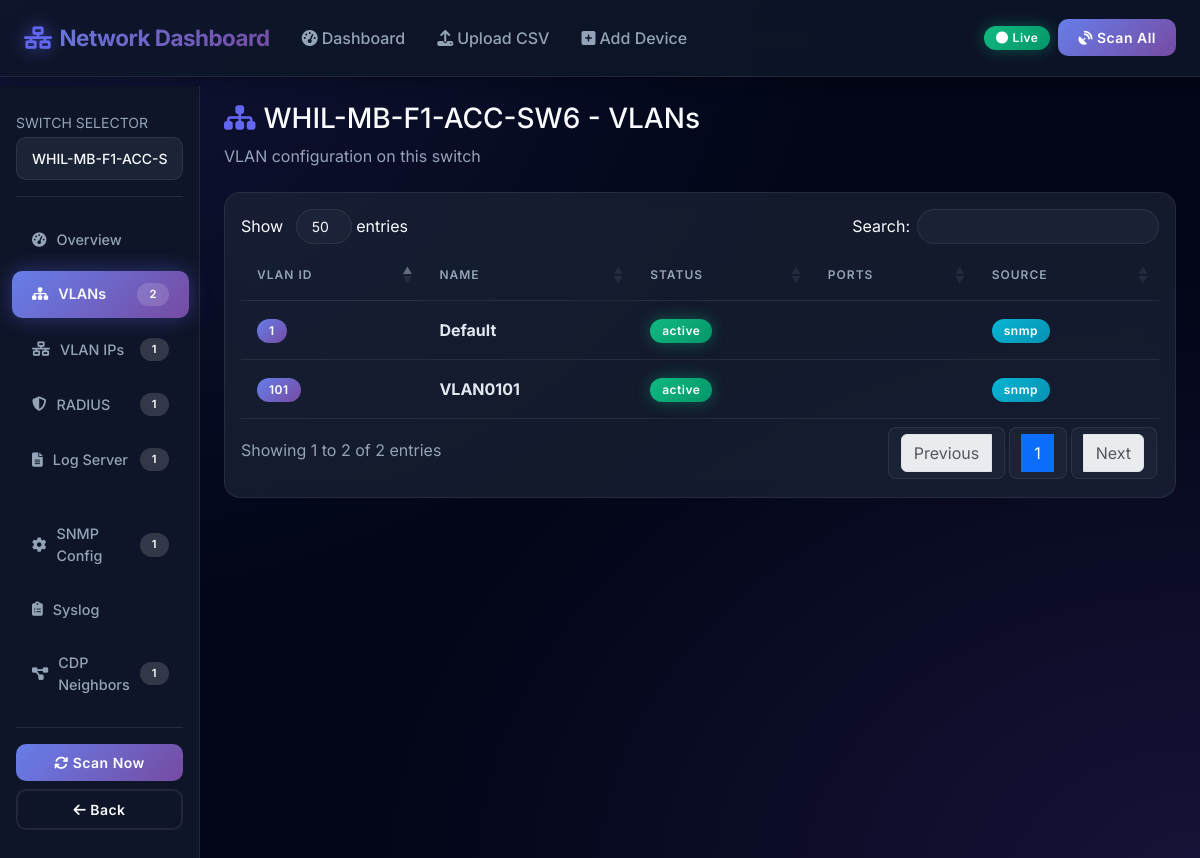
Screenshot of /device/7/vlans with the database file from the repository.
### tables this page shows
CREATE TABLE devices (
            id INTEGER PRIMARY KEY AUTOINCREMENT,
            node_name TEXT NOT NULL,
            ip_address TEXT UNIQUE NOT NULL,
            device_type TEXT NOT NULL CHECK(device_type IN ('access_switch', 'distribution_switch')),
            snmp_community TEXT DEFAULT 'public',
            ssh_username TEXT DEFAULT 'admin',
            ssh_password TEXT DEFAULT 'admin123',
            ssh_enabled INTEGER DEFAULT 1,
            snmp_enabled INTEGER DEFAULT 1,
            status TEXT DEFAULT 'unknown',
            last_scanned DATETIME,
            created_at DATETIME DEFAULT CURRENT_TIMESTAMP,
            updated_at DATETIME DEFAULT CURRENT_TIMESTAMP
        , hostname TEXT DEFAULT '');

CREATE TABLE vlans (
            id INTEGER PRIMARY KEY AUTOINCREMENT,
            device_id INTEGER NOT NULL,
            vlan_id INTEGER NOT NULL,
            vlan_name TEXT DEFAULT '',
            status TEXT DEFAULT 'active',
            ports TEXT DEFAULT '',
            collected_via TEXT DEFAULT 'ssh',
            last_updated DATETIME DEFAULT CURRENT_TIMESTAMP,
            FOREIGN KEY (device_id) REFERENCES devices(id) ON DELETE CASCADE,
            UNIQUE(device_id, vlan_id)
        );

### app.py (the view)
@app.route('/device/<int:device_id>/vlans')
def device_vlans(device_id):
    device = Database.get_device(device_id)
    if not device:
        flash('Device not found', 'error')
        return redirect(url_for('index'))
    vlans = Database.get_vlans(device_id)
    summary = Database.get_device_summary(device_id)
    all_devices = Database.get_all_devices()
    return render_template(
        'vlans.html',
        device=device,
        vlans=vlans,
        summary=summary,
        all_devices=all_devices,
        active_section='vlans',
        path_suffix='/vlans'
    )

### database.py (called while the page is built)
    @classmethod
    def get_connection(cls):
        conn = sqlite3.connect(Config.DB_PATH, timeout=30.0)
        conn.row_factory = sqlite3.Row  # Returns rows as dictionaries
        conn.execute("PRAGMA foreign_keys = ON;")
        conn.execute("PRAGMA journal_mode = WAL;")  # High concurrency support
        return conn

    @classmethod
    def execute_query(cls, query, params=None, fetch=True):
        conn = None
        try:
            conn = cls.get_connection()
            cursor = conn.cursor()
            cursor.execute(query, params or ())
            if fetch:
                results = [dict(row) for row in cursor.fetchall()]
                return results
            else:
                conn.commit()
                return cursor.lastrowid
        except Exception as e:
            logger.error(f"SQLite Query Error: {e}\nQuery: {query}")
            if conn:
                conn.rollback()
            raise
        finally:
            if conn:
                conn.close()

    @classmethod
    def get_all_devices(cls):
        return cls.execute_query("SELECT * FROM device_summary ORDER BY node_name")

    @classmethod
    def get_device(cls, device_id):
        results = cls.execute_query("SELECT * FROM devices WHERE id = ?", (device_id,))
        return results[0] if results else None

    @classmethod
    def get_device_summary(cls, device_id):
        results = cls.execute_query("SELECT * FROM device_summary WHERE id = ?", (device_id,))
        return results[0] if results else None

    @classmethod
    def get_vlans(cls, device_id):
        return cls.execute_query("SELECT * FROM vlans WHERE device_id=? ORDER BY vlan_id", (device_id,))

### templates/vlans.html (shortened to what this page needs)
{% extends "base.html" %}
{% block content %}
<div class="container-fluid px-0">
    <div class="row g-0">
        {% set active_section = 'vlans' %}
        {% set path_suffix = '/vlans' %}
        {% include "partials/_sidebar.html" %}
        <main class="col-md-10 ms-auto px-4 py-3">
            <div class="animate-fade-in mb-4">
                <h3><i class="fas fa-sitemap me-2" style="color:var(--primary);"></i>{{ device.node_name }} - VLANs</h3>
                <p class="text-muted">VLAN configuration on this switch</p>
            </div>
            <div class="card">
                <div class="card-body">
                    {% if vlans %}
                    <table id="vlansTable" class="table table-hover">
                        <thead>
                            <tr>
                                <th>VLAN ID</th>
                                <th>Name</th>
                                <th>Status</th>
                                <th>Ports</th>
                                <th>Source</th>
                            </tr>
                        </thead>
                        <tbody>
                            {% for vlan in vlans %}
                            <tr>
                                <td><span class="badge bg-primary">{{ vlan.vlan_id }}</span></td>
                                <td><strong>{{ vlan.vlan_name }}</strong></td>
                                <td><span class="badge bg-success">{{ vlan.status }}</span></td>
                                <td><small>{{ vlan.ports }}</small></td>
                                <td><span class="badge bg-info">{{ vlan.collected_via }}</span></td>
                            </tr>
                            {% endfor %}
                        </tbody>
                    </table>
                    {% endif %}
                </div>
            </div>
        </main>
    </div>
</div>
{% endblock %}

### static/css/style.css (style rules this page uses)
:root { --primary: #6366f1; --primary-dark: #4f46e5; --secondary: #8b5cf6; --success: #10b981; --danger: #ef4444; --warning: #f59e0b; --info: #06b6d4; --dark: #0f172a; --darker: #020617; --card-bg: #1e293b; --sidebar-bg: #0f172a; --border: rgba(255, 255, 255, 0.08); --text-primary: #f8fafc; --text-secondary: #94a3b8; --gradient-1: linear-gradient(135deg, #667eea 0%, #764ba2 100%); --gradient-2: linear-gradient(135deg, #f093fb 0%, #f5576c 100%); --gradient-3: linear-gradient(135deg, #4facfe 0%, #00f2fe 100%); --gradient-4: linear-gradient(135deg, #43e97b 0%, #38f9d7 100%); --gradient-5: linear-gradient(135deg, #fa709a 0%, #fee140 100%); --shadow-sm: 0 2px 8px rgba(0, 0, 0, 0.15); --shadow-md: 0 4px 16px rgba(0, 0, 0, 0.25); --shadow-lg: 0 8px 32px rgba(0, 0, 0, 0.35); --shadow-glow: 0 0 20px rgba(99, 102, 241, 0.4); }
* { box-sizing: border-box; }
body { font-family: 'Inter', 'Segoe UI', -apple-system, sans-serif; background: var(--darker); color: var(--text-primary); padding-top: 70px; overflow-x: hidden; min-height: 100vh; background-image: radial-gradient(at 0% 0%, rgba(99, 102, 241, 0.15) 0px, transparent 50%), radial-gradient(at 100% 100%, rgba(139, 92, 246, 0.15) 0px, transparent 50%); background-attachment: fixed; }
.animate-fade-in { animation: fadeInUp 0.6s ease-out; }
.card { background: rgba(30, 41, 59, 0.6) !important; backdrop-filter: blur(10px); border: 1px solid var(--border) !important; border-radius: 16px !important; overflow: hidden; transition: all 0.3s ease; animation: fadeInUp 0.6s ease-out; }
.card-body { color: var(--text-primary); }
.table { color: var(--text-primary) !important; margin-bottom: 0; }
.table thead th { background: rgba(15, 23, 42, 0.6); color: var(--text-secondary) !important; font-weight: 600; text-transform: uppercase; font-size: 0.75rem; letter-spacing: 1px; padding: 1rem; border-color: var(--border) !important; }
.table tbody tr { transition: all 0.3s ease; border-color: var(--border) !important; }
.table tbody td { padding: 1rem; border-color: var(--border) !important; vertical-align: middle; color: var(--text-primary); }
.badge { padding: 6px 12px; font-weight: 600; border-radius: 20px; font-size: 0.75rem; letter-spacing: 0.5px; }
.badge.bg-primary { background: var(--gradient-1) !important; }
.badge.bg-success { background: linear-gradient(135deg, #10b981 0%, #059669 100%) !important; box-shadow: 0 0 15px rgba(16, 185, 129, 0.4); }
.badge.bg-info { background: linear-gradient(135deg, #06b6d4 0%, #0891b2 100%) !important; }
h1, h2, h3, h4, h5, h6 { color: var(--text-primary); }
p, span, div { color: inherit; }
.text-muted { color: var(--text-secondary) !important; }
.card .table { --bs-table-bg: transparent; --bs-table-color: var(--text-primary); color: var(--text-primary) !important; }
.card .table th { color: var(--text-secondary) !important; font-weight: 600; background: transparent !important; border-color: var(--border) !important; }
.card .table td { color: var(--text-primary) !important; background: transparent !important; border-color: var(--border) !important; font-weight: 500; }
.card .table td strong, .card .table td code { color: #e2e8f0 !important; }
.card-body .table tbody tr, .card-body .table tbody td, .card-body .table tbody th { background-color: transparent !important; color: #e2e8f0 !important; }
.table > :not(caption) > * > * { background-color: transparent !important; color: #e2e8f0 !important; box-shadow: none !important; }

### rows the page displays
devices: node_name "WHIL-MB-F1-ACC-SW6"
vlans: vlan_id "1", vlan_name "Default", status "active", collected_via "snmp"
vlans: vlan_id "101", vlan_name "VLAN0101", status "active", collected_via "snmp"

### other values shown
{{ summary.total_vlans if summary else 0 }} "2"
{{ summary.total_vlan_ips if summary else 0 }} "1"
{{ summary.total_radius_servers if summary else 0 }} "1"
{{ summary.total_log_servers if summary else 0 }} "1"
{{ summary.total_snmp_configs if summary else 0 }} "1"
{{ summary.total_cdp_neighbors if summary else 0 }} "1"
form field value "WHIL-MB-F1-ACC-SW6"
